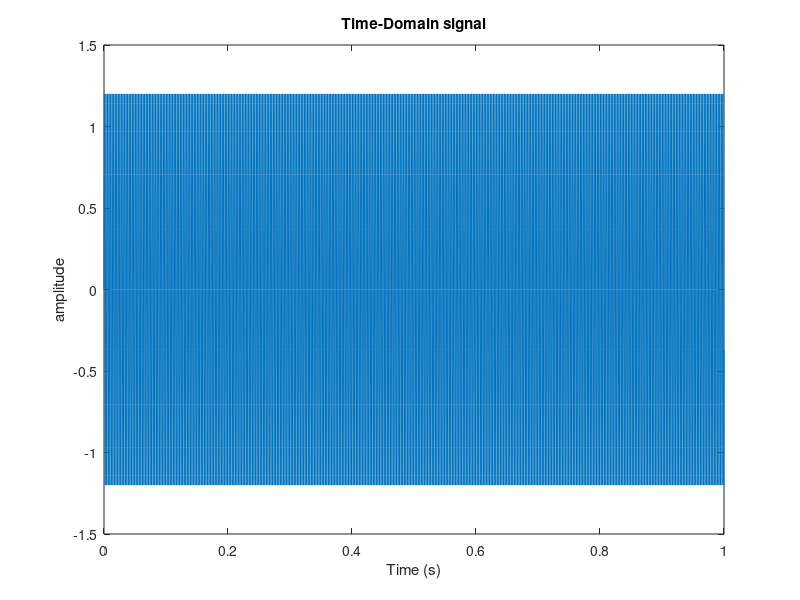
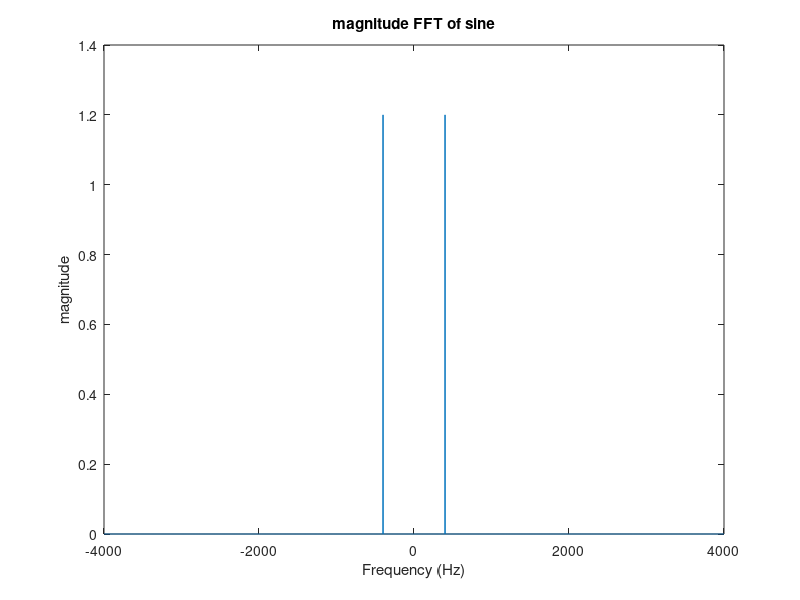
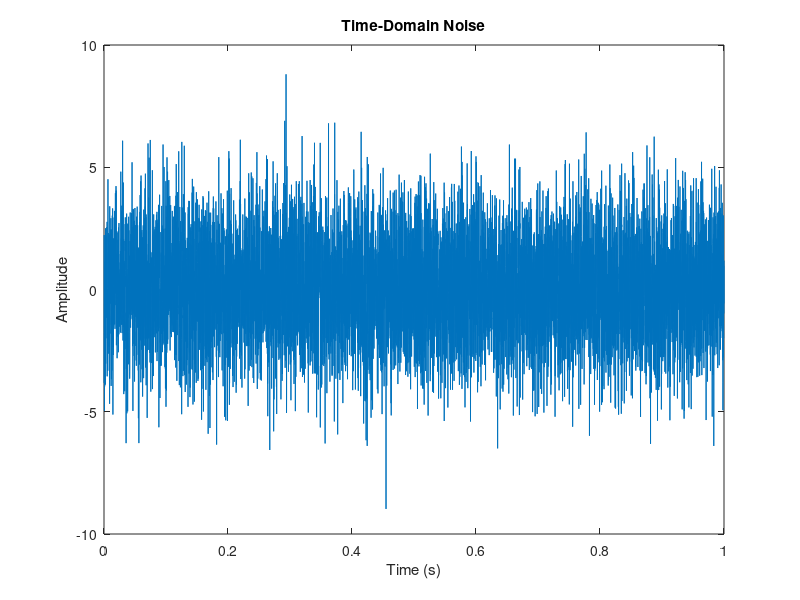
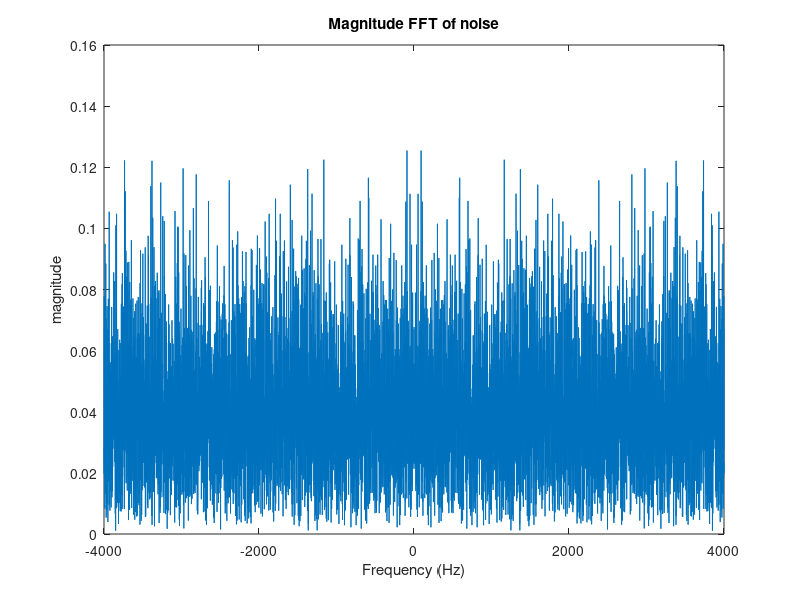

These charts were generated, in order, by the following MATLAB code:
close all;
clc;
fs = 8000;
f = 400; %Hz
t = 0:1/fs:1-1/fs;
signal = 1.2*sin(2*pi*f*t);
plot(t, signal);
title('Time-Domain signal');
xlabel('Time (s)');
ylabel('amplitude');
fftSignal = fft(signal);
fftSignal = fftshift(fftSignal)/(fs/2);
f = fs/2*linspace(-1,1,fs);
figure;
plot(f, abs(fftSignal));
title('magnitude FFT of sine');
xlabel('Frequency (Hz)');
ylabel('magnitude');
noise = 2*randn(size(signal));
figure
plot(t,noise)
xlabel('Time (s)');
ylabel('Amplitude');
title('Time-Domain Noise');
fftNoise = fft(noise);
fftNoise = fftshift(fftNoise)/(fs/2);
figure
plot(f,abs(fftNoise))
title('Magnitude FFT of noise');
xlabel('Frequency (Hz)');
ylabel('magnitude');
noisySignal = signal + noise;
figure
plot(t,noisySignal)
xlabel('Time (s)');
ylabel('Amplitude');
title('Time-Domain Noisy Signal');
fftNoisySignal = fft(noisySignal);
fftNoisySignal = fftshift(fftNoisySignal)/(fs/2);
figure
plot(f,abs(fftNoisySignal))
title('Magnitude FFT of noisy signal');
xlabel('Frequency (Hz)');
ylabel('magnitude');